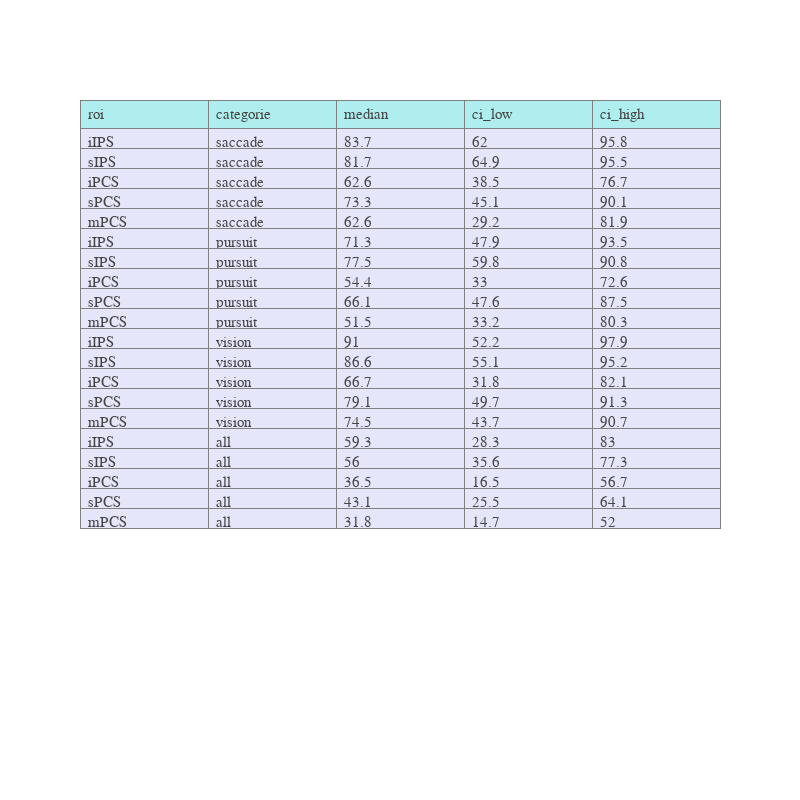

Write notebook code for a chart like this one.
### Markdown cell above
### Values

### Code cell
sub_rois =  ['iIPS', 'sIPS', 'iPCS', 'sPCS', 'mPCS']

df_roi = group_rois_area_categorie_df.loc[group_rois_area_categorie_df['roi'].isin(sub_rois)]

fig = go.Figure()
fig.add_trace(go.Table(header=dict(values=list(df_roi.columns), 
                                   fill_color='paleturquoise', 
                                   align='left'), 
                       cells=dict(values=[df_roi[col].round(1) for col in df_roi.columns], 
                                  fill_color='lavender', 
                                  align='left')
                      ))

fig.update_layout(template=fig_template,
                  height=800, 
                  width=800)
fig.write_image("/Users/uriel/Downloads/Surface_percentage_table.pdf".format(subject))
fig.show()

### Figure 1 — Plotly figure (JSON) as saved in the notebook; plotly's stock layout.template omitted (floating-point values rounded to 4 significant figures)
{"data": [{"cells": {"align": "left", "fill": {"color": "lavender"}, "values": [["iIPS", "sIPS", "iPCS", "sPCS", "mPCS", "iIPS", "sIPS", "iPCS", "sPCS", "mPCS", "iIPS", "sIPS", "iPCS", "sPCS", "mPCS", "iIPS", "sIPS", "iPCS", "sPCS", "mPCS"], ["saccade", "saccade", "saccade", "saccade", "saccade", "pursuit", "pursuit", "pursuit", "pursuit", "pursuit", "vision", "vision", "vision", "vision", "vision", "all", "all", "all", "all", "all"], [83.7, 81.7, 62.6, 73.3, 62.6, 71.3, 77.5, 54.4, 66.1, 51.5, 91, 86.6, 66.7, 79.1, 74.5, 59.3, 56, 36.5, 43.1, 31.8], [62, 64.9, 38.5, 45.1, 29.2, 47.9, 59.8, 33, 47.6, 33.2, 52.2, 55.1, 31.8, 49.7, 43.7, 28.3, 35.6, 16.5, 25.5, 14.7], [95.8, 95.5, 76.7, 90.1, 81.9, 93.5, 90.8, 72.6, 87.5, 80.3, 97.9, 95.2, 82.1, 91.3, 90.7, 83, 77.3, 56.7, 64.1, 52]]}, "header": {"align": "left", "fill": {"color": "paleturquoise"}, "values": ["roi", "categorie", "median", "ci_low", "ci_high"]}, "type": "table"}], "layout": {"height": 800, "width": 800}}
